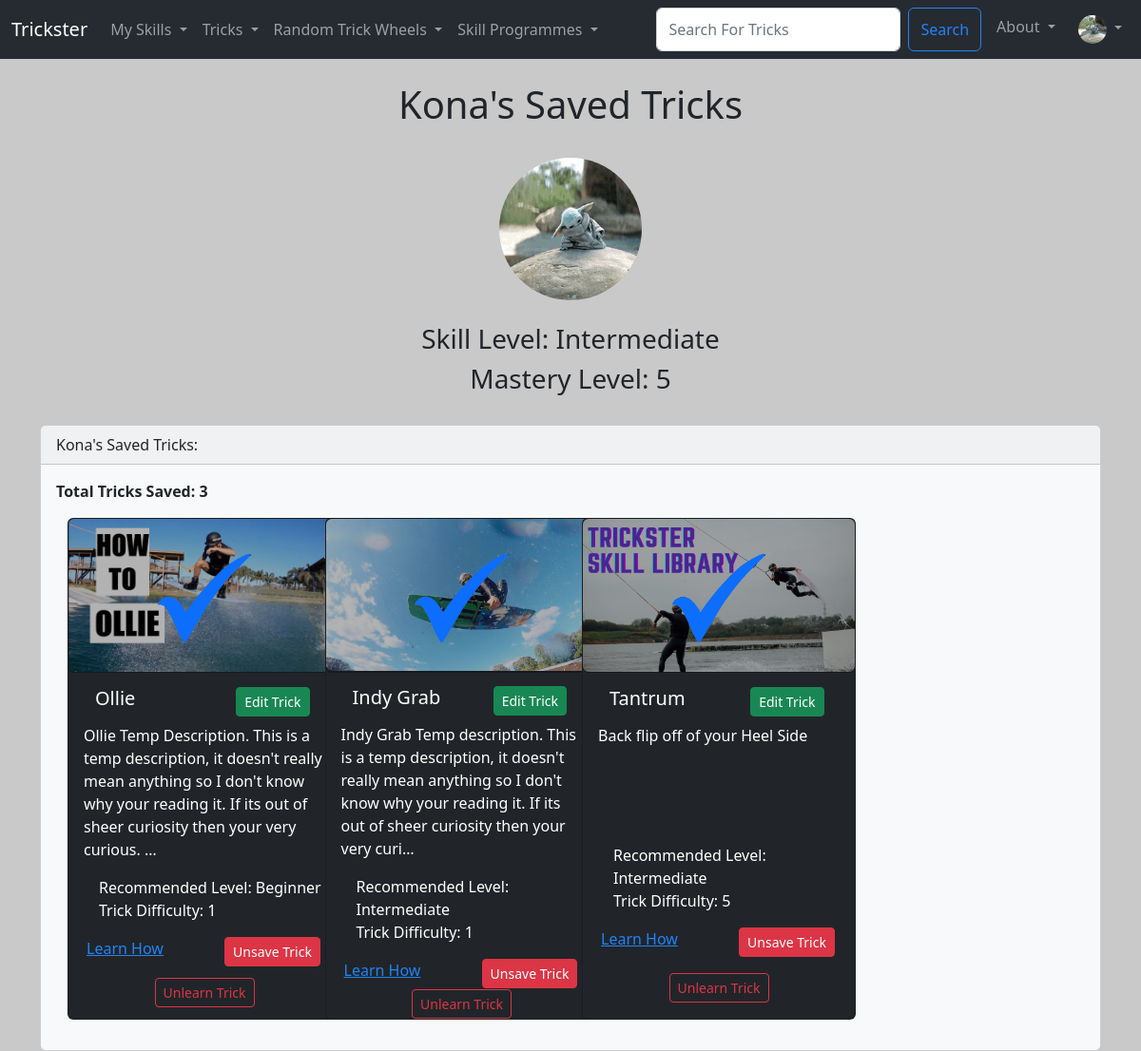
Screenshot of /Users/my_saved_tricks/1 (signed in) with the database file from the repository.
### Users/models.py (models this page shows, shortened)
class Trickster_User(AbstractBaseUser, PermissionsMixin):
  UserID = models.AutoField(primary_key=True)
  Email = models.EmailField(('Email Address'), unique=True)
  Username = models.CharField(('Username'),max_length=25, unique=True)
  FirstName = models.CharField(('First Name'),max_length=25)
  LastName = models.CharField(('Last Name'),max_length=25)
  DateOfJoining = models.DateField(default=timezone.now)
  is_staff = models.BooleanField(default=False)
  is_active = models.BooleanField(default=True)
  objects = CustomUserManager()
  USERNAME_FIELD = 'Email'
  REQUIRED_FIELDS = ['Username', 'FirstName', 'LastName']

class User_Profile(models.Model):
  User = models.OneToOneField(Trickster_User, on_delete=models.CASCADE)
  ProfilePhoto = models.ImageField(null=True, blank=True, upload_to="images/profile")
  Bio = models.TextField(blank=True)
  SkillLevel = models.ForeignKey(SkillLevel, default=get_default_skill_level, blank=True, null=True, on_delete=models.CASCADE)
  UserDifficultyLevel = models.PositiveIntegerField(default=1, null=True, validators=[MinValueValidator(1), MaxValueValidator(10)])
  UserLevelProgress = models.PositiveIntegerField(default=1, validators=[MinValueValidator(1), MaxValueValidator(100)])
  LearnedTricks = models.ManyToManyField(Trick, related_name='learned_trick', blank=True)
  SavedTricks = models.ManyToManyField(Trick, related_name='saved_trick', blank=True)
  CurrentlyLearningProgrammes = models.ManyToManyField(Trick_Programme, related_name='currently_learning_programme', blank=True)
  CompletedProgrammes = models.ManyToManyField(Trick_Programme, related_name='completed_programme', blank=True)
  CompletedLessons = models.ManyToManyField(Programme_Lesson, related_name='completed_lessons', blank=True)
  SavedProgrammes = models.ManyToManyField(Trick_Programme, related_name='saved_programme', blank=True)
  Follows =  models.ManyToManyField('self', related_name='followed_by', symmetrical=False, blank=True)

### TricksterMain/models.py (models this page shows)
class SkillLevel (models.Model):
  SkillLevelID = models.AutoField(primary_key=True)
  SkillLevelName = models.CharField(max_length=25)
  def __str__(self):
    return self.SkillLevelName

class Trick (models.Model):
  TrickID = models.AutoField(primary_key=True)
  TrickName = models.CharField(max_length=25)
  TrickDiscription = models.TextField(blank=True)
  TrickHowTo = models.TextField(blank=True)
  TrickRecLevel = models.ForeignKey(SkillLevel, blank=True, null=True, on_delete=models.CASCADE)
  TrickDifficulty = models.PositiveIntegerField(null=True, validators=[MinValueValidator(1), MaxValueValidator(10)])
  TrickImg = models.ImageField(null=True, blank=True, upload_to="images/")
  TrickCategory = models.ManyToManyField(Category, related_name='trick_category_tags', blank=True)
  approved = models.BooleanField('Approved', default=False)
  def __str__(self):
    return self.TrickName

### Users/views.py (the view)
# urls.py: path('my_saved_tricks/<int:pk>', views.my_saved_tricks, name="my-saved-tricks"),
def my_saved_tricks(request, pk):
  if request.user.is_authenticated:
    profile = User_Profile.objects.get(User_id=pk)
    trick_count = profile.SavedTricks.all().count()
    return render(request, 'user_pages/my_saved_tricks.html', {'profile': profile, "trick_count":trick_count})
  else:
    messages.error(request, ("You Must Be Logged In To See This Page!"))
    return redirect('home')

### Users/templates/user_pages/my_saved_tricks.html (shortened to what this page needs)
{% extends 'main/base.html' %}
{% load static %}
{% block content  %}
{% if profile %}
  <div class="container text-center">
    <h1>{{ profile.User.FirstName }}'s Saved Tricks</h1>
    {% if profile.ProfilePhoto %}
      <img
      class="rounded-circle"
      height="150"
      src="{{ profile.ProfilePhoto.url }}"
      alt="User Profile Image"
      />
    {% endif %}
    <h3>Skill Level: {{ profile.SkillLevel }}</h3>
    <h3>Mastery Level: {{ profile.UserDifficultyLevel }}</h3>
    </div>
    <div class="card text-dark bg-light">
      <div class="card-header">
        {{ profile.User.FirstName }}'s Saved Tricks:
      </div>
      <div class="card-body">
        <p class="card-text"><strong>Total Tricks Saved: {{ trick_count }}</strong></p>
        <div class="container-md">
          <div class="row row-cols-1 row-cols-sm-2 row-cols-md-3 row-cols-xl-4 g-4">
            {% for trick in profile.SavedTricks.all %}
              {% include 'components/trick_cards.html' with trick=trick user=request.user current_page=current_page %}
            {% endfor %}
        </div>
      </div>
    </div>
  </div>
{% endif %}
{% endblock %}

### TricksterMain/templates/components/navbar.html (shortened to what this page needs)
{% load static %}
<nav class="navbar navbar-expand-lg navbar-dark bg-tricksterdark">
  <div class="container-fluid">
    <a class="navbar-brand" href="{%url 'home'%}">Trickster</a>
    <div class="collapse navbar-collapse" id="navbarSupportedContent">
      <ul class="navbar-nav me-auto mb-2 mb-lg-0">
        <li class="nav-item dropdown">
          <a class="nav-link dropdown-toggle" href="#" id="mySkillsDropdown" role="button" data-bs-toggle="dropdown" aria-expanded="false">
            My Skills
          </a>
        </li>
        <li class="nav-item dropdown">
          <a class="nav-link dropdown-toggle" href="#" id="tricksDropdown" role="button" data-bs-toggle="dropdown" aria-expanded="false">
            Tricks
          </a>
        </li>
        <li class="nav-item dropdown">
          <a class="nav-link dropdown-toggle" href="#" id="randomDropdown" role="button" data-bs-toggle="dropdown" aria-expanded="false">
            Random Trick Wheels
          </a>
        </li>
        <li class="nav-item dropdown">
          <a class="nav-link dropdown-toggle" href="#" id="tricksDropdown" role="button" data-bs-toggle="dropdown" aria-expanded="false">
            Skill Programmes
          </a>
        </li>
      </ul>
      <div class="navbar-nav ml-auto gap-2">
        <form class="d-flex" method="POST" action="{% url 'search-trick' %}">
          <input class="form-control me-2 input-sm" type="search" placeholder="Search For Tricks" aria-label="Search" name="trick_searched">
          <button class="btn btn-outline-primary" type="submit">Search</button>
        </form>
        <li class="nav-item dropdown">
          <a class="nav-link dropdown-toggle" href="#" id="tricksDropdown" role="button" data-bs-toggle="dropdown" aria-expanded="false">
            About
          </a>
        </li>
        {% if user.is_authenticated %}
        <li class="nav-item dropdown">
          <a class="nav-link dropdown-toggle" href="#" id="navbarScrollingDropdown" role="button" data-bs-toggle="dropdown" aria-expanded="false">
            {% if request.user.user_profile.ProfilePhoto %}
              <img
              class="rounded-circle"
              height="30"
              src="{{ request.user.user_profile.ProfilePhoto.url }}"
              alt="User Profile Image"
              />
            {% endif %}
          </a>
        </li>
        {% else %}
          <li class="nav-item">
            <a class="nav-link" href="{%url 'login'%}">Login</a>
          </li>
        {% endif %}
      </div>
    </div>
  </div>
</nav>

### TricksterMain/templates/components/trick_cards.html (shortened to what this page needs)
{% load static %}
<div class="col-sm">
  {% if user.is_authenticated %}
    <div class="card text-bg-dark mb-3" style="width: 18rem; height: 33rem;">
  {% else %}
    <div class="card text-bg-dark mb-3" style="width: 18rem; height: 30rem;">
  {% endif %}
    {% if trick.TrickImg %}
      {% if trick in request.user.user_profile.LearnedTricks.all %}
        <div class="card-img-overlay d-flex aligns-items-center justify-content-center" style="height: 10.1rem; background-color: rgba(0, 0, 0, 0.3)">
          <img src="{% static 'trickster/images/TheTickBlue.png' %}" class="img-fluid rounded" alt="default trick cover image">
        </div>
      {% endif %}
    {% else %}
      {% if trick in request.user.user_profile.LearnedTricks.all %}
        <div class="card-img-overlay d-flex aligns-items-center justify-content-center" style="height: 10.1rem; background-color: rgba(0, 0, 0, 0.3)">
          <img src="{% static 'trickster/images/TheTickBlue.png' %}" class="img-fluid rounded" alt="default trick cover image">
        </div>
      {% endif %}
    {% endif %}
    <div class="card-body">
      <h5 class="card-title">
        <div class="container">
          <div class="row">
            {% if user.is_superuser %}
              <div class="col-7">
                {{ trick }}
              </div>
              <div class="col-5">
                <a href="{% url 'update-trick' trick.TrickID %}" class="btn btn-success btn-sm">Edit Trick</a>
              </div>
            {% else %}
              <div class="col-12">
                {{ trick.TrickName }}
              </div>
            {% endif %}
          </div>
        </div>
      </h5>
      <p class="card-text">{{ trick.TrickDiscription|truncatechars:180 }}</p>
    </div>
    <ul class="list-group-dark list-group-flush">
      <li class="list-group-item">Recommended Level: {{ trick.TrickRecLevel }}</li>
      <li class="list-group-item">Trick Difficulty: {{ trick.TrickDifficulty }}</li>
    </ul>
    <div class="card-body-dark text-center gap-3" style="height: 3rem">
      <div class="container">
        <div class="row">
          <div class="col-6">
            <a href="{% url 'show-trick' trick.TrickID %}" class="card-link me-md-4">Learn How</a>
          </div>
          <div class="col-6">
            {% include 'components/save_trick_button.html' with saved_tricks=request.user.user_profile.SavedTricks user=request.user trick=trick current_page=current_page %}
          </div>
        </div>
      </div>
    </div>
    {% include 'components/learned_trick_button.html' with learned_tricks=request.user.user_profile.LearnedTricks user=request.user trick=trick current_page=current_page %}
  </div>
</div>

### TricksterMain/templates/components/save_trick_button.html (shortened to what this page needs)
{% if user.is_authenticated %}
  {% if trick in saved_tricks.all %}
    <form action="{% url 'unsave-trick' request.user.UserID %}" method="POST">
      <button type="submit", name="trick_id", value="{{trick.TrickID}}", class="btn btn-danger btn-sm">Unsave Trick</button>
    </form>
  {% else %}
    <form action="{% url 'save-trick' request.user.UserID %}" method="POST">
      {%  csrf_token %}
      <input type="hidden" name="current_page" value="{{ current_page }}"/>
      <button type="submit", name="trick_id", value="{{trick.TrickID}}", class="btn btn-primary btn-sm">Save Trick</button>
    </form>
  {% endif %}
{% endif %}

### TricksterMain/templates/components/learned_trick_button.html (shortened to what this page needs)
{% if user.is_authenticated %}
  <div class="card-body-dark text-center gap-3" style="height: 3rem">
    {% if trick in learned_tricks.all %}
      <form action="{% url 'unlearn-trick' request.user.UserID %}" method="POST">
        <button type="submit", name="trick_id", value="{{trick.TrickID}}", class="btn btn-outline-danger btn-sm">Unlearn Trick</button>
      </form>
    {% endif %}
  </div>
{% endif %}

### TricksterMain/templates/main/base.html (style rules this page uses)
body { background: #c9c9c9 }

### rows the page displays
Trickster_User: user.user_profile.ProfilePhoto (picture)
User_Profile: User.FirstName "Kona", ProfilePhoto (picture), SkillLevel "Intermediate", UserDifficultyLevel "5"
Trick: TrickName "Ollie", TrickDiscription "Ollie Temp Description. This is a temp description, it doesn't really mean anything so I don't know why your reading it. If its out of sheer curiosity then your very curious. …", TrickRecLevel "Beginner", TrickDifficulty "1", {{ trick.TrickID }} 15 (drawn)
Trick: TrickName "Indy Grab", TrickDiscription "Indy Grab Temp description. This is a temp description, it doesn't really mean anything so I don't know why your reading it. If its out of sheer curiosity then your very curi…", TrickRecLevel "Intermediate", TrickDifficulty "1", {{ trick.TrickID }} 17 (drawn)
Trick: TrickName "Tantrum", TrickDiscription "Back flip off of your Heel Side", TrickRecLevel "Intermediate", TrickDifficulty "5", {{ trick.TrickID }} 27 (drawn)

### other values shown
{{ trick_count }} "3"
